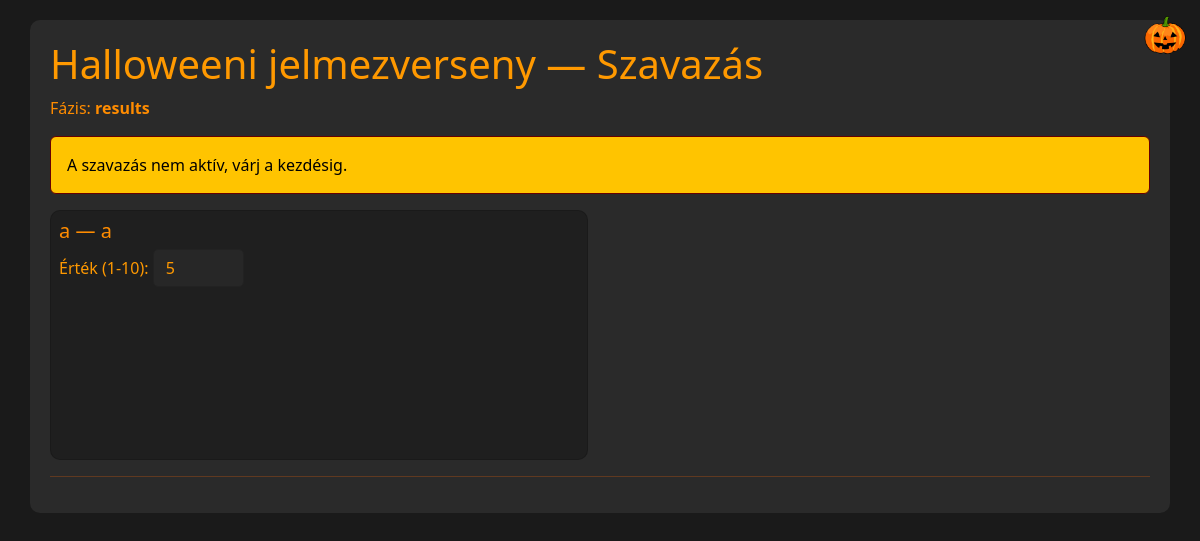
Before: /halloween_app_qr_preserve/vote.php with the older database file.
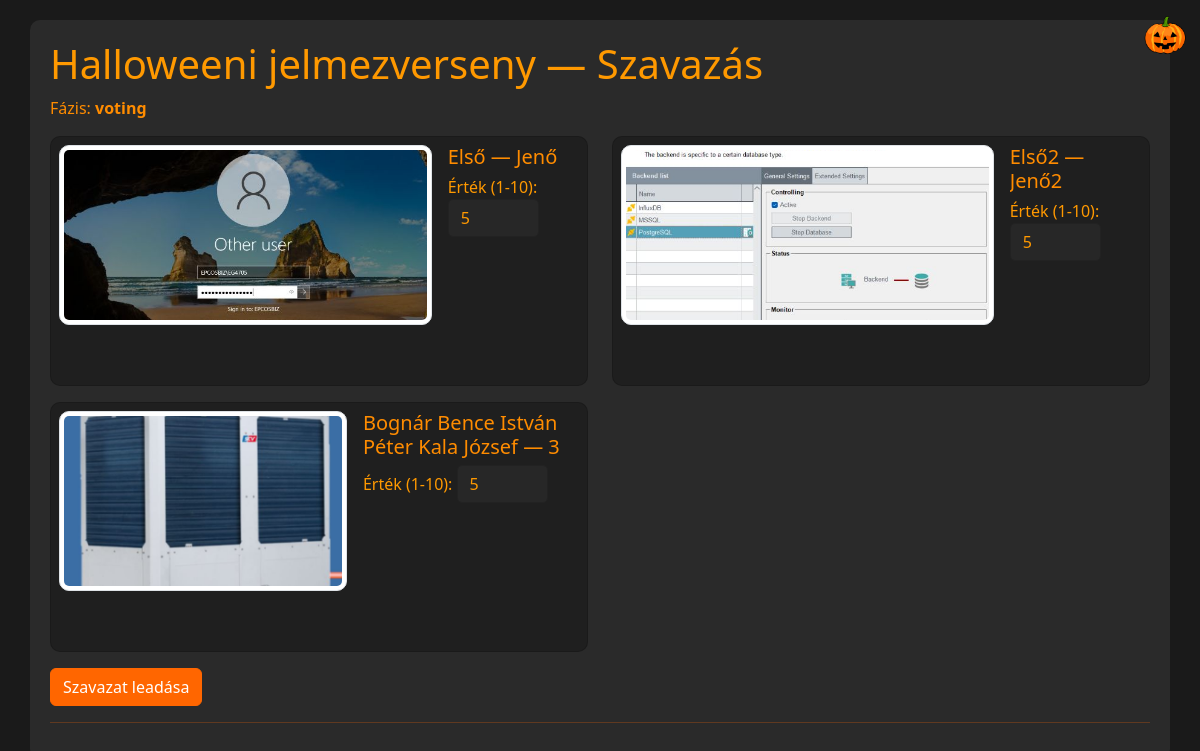
After: the same page with the newer database file.
### tables this page shows
CREATE TABLE meta (
    k TEXT PRIMARY KEY,
    v TEXT
);

CREATE TABLE participants (
    id INTEGER PRIMARY KEY AUTOINCREMENT,
    name TEXT NOT NULL,
    costume TEXT NOT NULL,
    photo TEXT,
    created_at INTEGER NOT NULL DEFAULT (strftime('%s','now'))
);

### halloween_app_qr_preserve/inc/db.php (called while the page is built, shortened)
<?php
function get_phase($pdo) {
    $st = $pdo->query("SELECT v FROM meta WHERE k='phase'");
    $r = $st->fetchColumn();
    return $r ?: 'registration';
}
?>

### halloween_app_qr_preserve/inc/functions.php (called while the page is built, shortened)
<?php
require_once __DIR__ . '/db.php';
function h($s){ return htmlspecialchars($s, ENT_QUOTES); }
?>

### halloween_app_qr_preserve/vote.php (the view, shortened to what this page needs)
<?php
require 'inc/db.php';
require 'inc/functions.php';
$phase = get_phase($pdo);
$ok = false;
$participants = $pdo->query('SELECT * FROM participants ORDER BY id')->fetchAll();
?>
<!doctype html>
<html>
<head>
<link rel="stylesheet" href="https://cdn.jsdelivr.net/npm/bootstrap@5.3.0/dist/css/bootstrap.min.css">
<link rel="stylesheet" href="assets/css/custom.css">
</head>
<body>
<div class="container">
  <h1>Halloweeni jelmezverseny — Szavazás</h1>
  <p>Fázis: <strong><?php echo h($phase); ?></strong></p>
  <?php if ($phase !== 'voting'): ?>
    <div class="alert alert-warning">A szavazás nem aktív, várj a kezdésig.</div>
  <?php endif; ?>
  <?php if ($participants): ?>
    <form method="post">
      <div class="row gy-3">
        <?php foreach ($participants as $p): ?>
          <div class="col-12 col-md-6">
            <div class="card p-2">
              <div class="d-flex gap-3">
                <?php if ($p['photo']): ?>
                  <img src="<?php echo h($p['photo']); ?>" class="photo img-thumbnail" alt="photo">
                <?php endif; ?>
                <div>
                  <h5><?php echo h($p['name']); ?> — <?php echo h($p['costume']); ?></h5>
                  <label>Érték (1-10): <input type="number" min="1" max="10" name="score[<?php echo $p['id']; ?>]" value="5" required></label>
                </div>
              </div>
            </div>
          </div>
        <?php endforeach; ?>
      </div>
      <div class="mt-3">
        <?php if ($phase === 'voting' && !$ok): ?><button class="btn btn-primary">Szavazat leadása</button><?php endif; ?>
      </div>
    </form>
  <?php else: ?>
    <div class="alert alert-info">Még nincsenek résztvevők.</div>
  <?php endif; ?>
  <hr>
<img src="assets/images/pumpkin.png" class="pumpkin" alt="pumpkin">
</div>
</body>
</html>

Changed rows visible on the page:
changed meta: v "results" → "voting"
changed participants: photo: picture added; name "a" → "Első"; costume "a" → "Jenő"
added participants: photo (picture), name "Első2", costume "Jenő2"
added participants: photo (picture), name "Bognár Bence István Péter Kala József", costume "3"
Other visible differences:
text no longer shown: "A szavazás nem aktív, várj a kezdésig."
text now shown: "Szavazat leadása"
